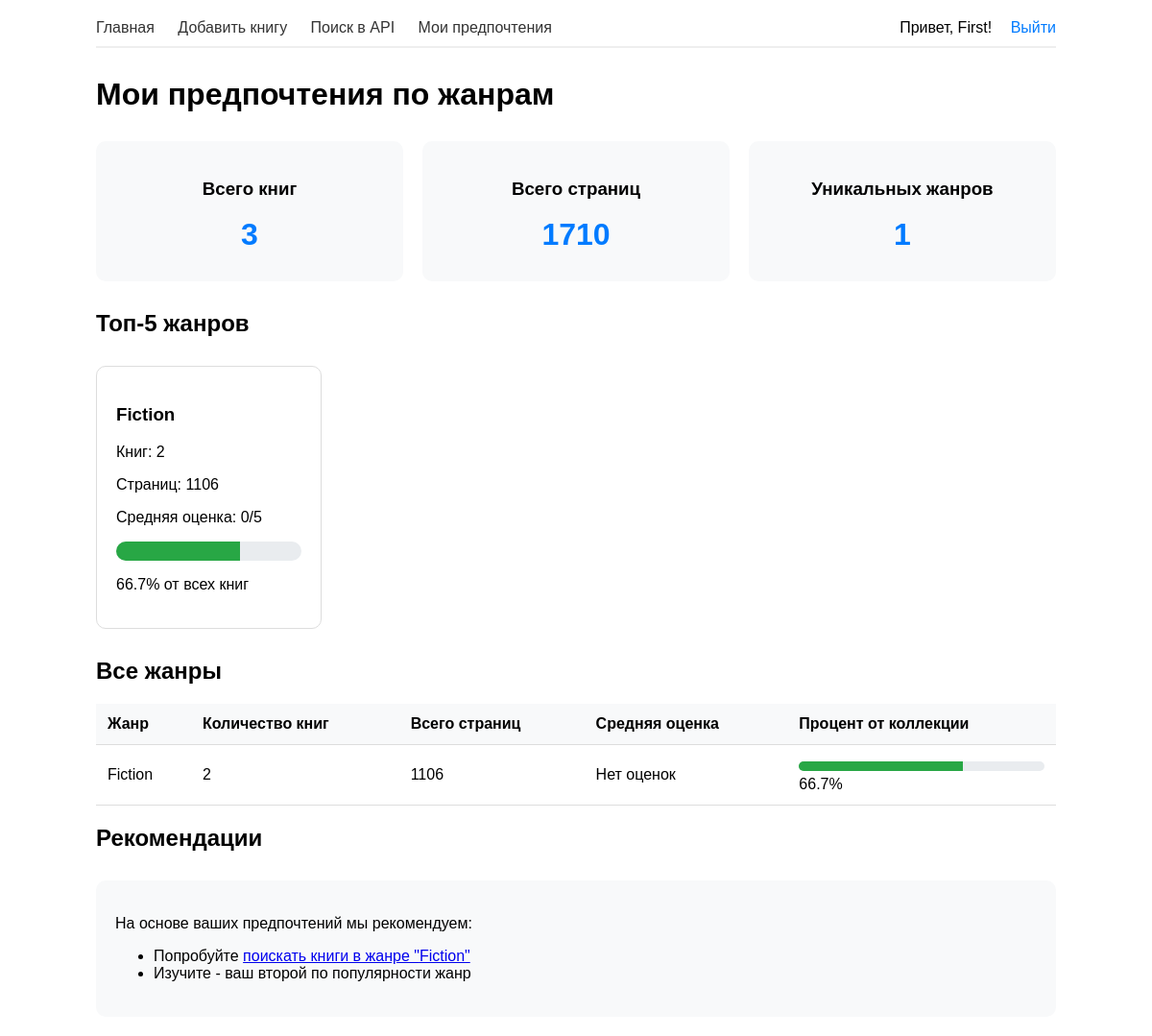
Screenshot of /genres/ (signed in) with the database file from the repository.
### books/models.py (models this page shows, shortened)
class Genre(models.Model):
    name = models.CharField(max_length=100, unique=True)
    description = models.TextField(blank=True)

### books/views.py (the view)
# urls.py: path('genres/', views.genre_preferences, name='genre_preferences'),
@login_required
def genre_preferences(request):
    stats = calculate_user_genre_stats(request.user)
    total_books = Book.objects.filter(user=request.user).count()
    total_pages = Book.objects.filter(user=request.user).aggregate(models.Sum('pages'))['pages__sum'] or 0
    top_genres = stats[:5] if len(stats) > 5 else stats
    return render(request, 'genres.html', {
        'stats': stats,
        'total_books': total_books,
        'total_pages': total_pages,
        'top_genres': top_genres,
    })

### books/utils.py (called while the page is built)
def calculate_user_genre_stats(user):
    preferences = UserGenrePreference.objects.filter(user=user)
    stats = []
    for pref in preferences:
        from django.db.models import Avg
        avg_rating = Reading.objects.filter(
            user=user,
            book__genres=pref.genre,
            rating__gt=0
        ).aggregate(Avg('rating'))['rating__avg'] or 0
        pref.average_rating = avg_rating
        pref.save()
        total_user_books = Book.objects.filter(user=user).count()
        stats.append({
            'genre': pref.genre,
            'book_count': pref.book_count,
            'total_pages': pref.total_pages,
            'average_rating': round(avg_rating, 1),
            'percentage': round((pref.book_count / total_user_books) * 100, 1)
            if total_user_books > 0 else 0
        })
    return sorted(stats, key=lambda x: x['book_count'], reverse=True)

### books/templates/genres.html (shortened to what this page needs)
{% extends 'base.html' %}
{% block content %}
<h1>Мои предпочтения по жанрам</h1>
<div class="stats-summary">
    <div class="stat-card">
        <h3>Всего книг</h3>
        <p class="stat-number">{{ total_books }}</p>
    </div>
    <div class="stat-card">
        <h3>Всего страниц</h3>
        <p class="stat-number">{{ total_pages }}</p>
    </div>
    <div class="stat-card">
        <h3>Уникальных жанров</h3>
        <p class="stat-number">{{ stats|length }}</p>
    </div>
</div>
{% if top_genres %}
<h2>Топ-5 жанров</h2>
<div class="top-genres">
    {% for stat in top_genres %}
    <div class="genre-card">
        <h3>{{ stat.genre.name }}</h3>
        <p>Книг: {{ stat.book_count }}</p>
        <p>Страниц: {{ stat.total_pages }}</p>
        <p>Средняя оценка: {{ stat.average_rating }}/5</p>
        <div class="progress-bar">
            <div class="progress-fill" style="width: {{ stat.percentage }}%"></div>
        </div>
        <p>{{ stat.percentage }}% от всех книг</p>
    </div>
    {% endfor %}
</div>
{% endif %}
<h2>Все жанры</h2>
{% if stats %}
<table class="genre-table">
    <thead>
        <tr>
            <th>Жанр</th>
            <th>Количество книг</th>
            <th>Всего страниц</th>
            <th>Средняя оценка</th>
            <th>Процент от коллекции</th>
        </tr>
    </thead>
    <tbody>
        {% for stat in stats %}
        <tr>
            <td>{{ stat.genre.name }}</td>
            <td>{{ stat.book_count }}</td>
            <td>{{ stat.total_pages }}</td>
            <td>
                {% if stat.average_rating > 0 %}
                    {{ stat.average_rating }}/5
                {% else %}
                    Нет оценок
                {% endif %}
            </td>
            <td>
                <div class="progress-bar-small">
                    <div class="progress-fill" style="width: {{ stat.percentage }}%"></div>
                </div>
                {{ stat.percentage }}%
            </td>
        </tr>
        {% endfor %}
    </tbody>
</table>
{% else %}
<p>У вас пока нет книг с указанными жанрами.</p>
{% endif %}
<h2>Рекомендации</h2>
<div class="recommendations">
    {% if top_genres %}
        <p>На основе ваших предпочтений мы рекомендуем:</p>
        <ul>
            <li>Попробуйте <a href="{% url 'search_books' %}?q={{ top_genres.0.genre.name }}">поискать книги в жанре "{{ top_genres.0.genre.name }}"</a></li>
            <li>Изучите <a href="{% url 'search_books' %}?q={{ top_genres.1.genre.name }}">{{ top_genres.1.genre.name }}</a> - ваш второй по популярности жанр</li>
        </ul>
    {% else %}
        <p>Добавьте больше книг, чтобы получить рекомендации.</p>
    {% endif %}
</div>
{% endblock %}

### books/templates/base.html (shortened to what this page needs)
<html>
<head>
</head>
<body>
    <div class="header">
        <div class="nav-left">
            <a href="/">Главная</a>
            <a href="/add/">Добавить книгу</a>
            <a href="/search/">Поиск в API</a>
            {% if user.is_authenticated %}
                <a href="{% url 'genre_preferences' %}">Мои предпочтения</a>
            {% endif %}
        </div>
        <div class="nav-right">
            {% if user.is_authenticated %}
                <span>Привет, {{ user.username }}!</span>
                <a href="/logout/">Выйти</a>
            {% else %}
                <a href="/login/">Войти</a>
                <a href="/register/">Зарегистрироваться</a>
            {% endif %}
        </div>
    </div>
    <div class="content">
        {% block content %}
        {% endblock %}
    </div>
</body>
</html>

### books/templates/base.html (style rules this page uses)
body { font-family: Arial, sans-serif; max-width: 1000px; margin: 0 auto; padding: 20px; }
.header { display: flex; justify-content: space-between; align-items: center; margin-bottom: 30px; border-bottom: 2px solid #eee; padding-bottom: 10px; }
.nav-left a { margin-right: 20px; text-decoration: none; color: #333; }
.nav-right a { margin-left: 15px; text-decoration: none; color: #007bff; }
.content { margin-top: 20px; }

### books/templates/genres.html (style rules this page uses)
.stats-summary { display: flex; gap: 20px; margin: 30px 0; }
.stat-card { flex: 1; padding: 20px; background-color: #f8f9fa; border-radius: 10px; text-align: center; }
.stat-number { font-size: 2em; font-weight: bold; color: #007bff; margin: 10px 0; }
.top-genres { display: grid; grid-template-columns: repeat(auto-fill, minmax(200px, 1fr)); gap: 20px; margin: 30px 0; }
.genre-card { padding: 20px; background-color: #fff; border: 1px solid #ddd; border-radius: 10px; }
.progress-bar { height: 20px; background-color: #e9ecef; border-radius: 10px; overflow: hidden; margin: 10px 0; }
.progress-bar-small { height: 10px; background-color: #e9ecef; border-radius: 5px; overflow: hidden; margin: 5px 0; }
.progress-fill { height: 100%; background-color: #28a745; transition: width 0.3s ease; }
.genre-table { width: 100%; border-collapse: collapse; margin: 20px 0; }
.genre-table th, .genre-table td { padding: 12px; text-align: left; border-bottom: 1px solid #ddd; }
.genre-table th { background-color: #f8f9fa; }
.recommendations { padding: 20px; background-color: #f8f9fa; border-radius: 10px; margin-top: 30px; }

### rows the page displays
Genre: genre.name "Fiction", book_count "2", total_pages "1106", average_rating "0", percentage "66.7", name "Fiction"

### other values shown
{{ user.username }} "First"
{{ total_books }} "3"
{{ total_pages }} "1710"
{{ stats|length }} "1"
